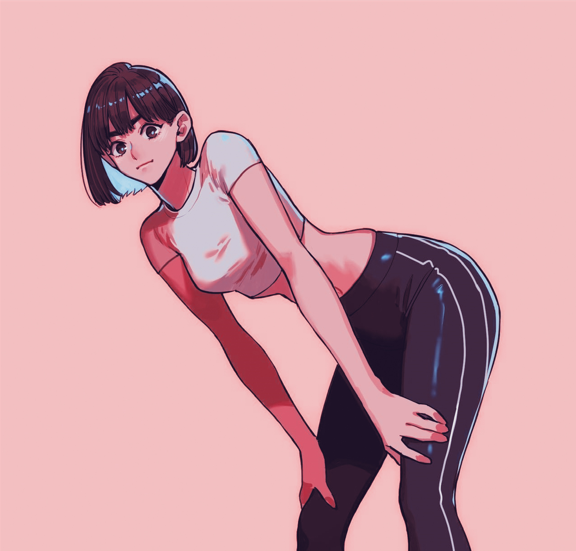
#> input picture Drawing function/pinku.png, 576 x 551 px, found by its file name
$ python 'Drawing some.py'
#> lines starting #> are read from the running program, lines starting #| are printed output that depends on the picture
#Before face detection, it begins with drawing into order to identify parts
#see drawing opencv document: https://docs.opencv.org/4.x/d6/d6e/group__imgproc__draw.html
import cv2

path = "D:\\GIT\\VISION_Turns_Red-1\\Drawing function\\pinku.png"
img = cv2.imread(path,1)
#> img is the input picture: shape (551, 576, 3); mean B, G, R 167.9, 160.8, 210.6
#The most simple is coordinate system in which is needed parameter to draw

#choose only 1 function to be specific (then want all then no need)

#1 Line (img,startpoint,finalpoint,color(BGR),thickness)
#img = cv2.line(img,(0,0),(255,255),(255,0,0),2)

#2 Arrow line (same with line)
#img = cv2.arrowedLine(img,(0,0),(500,500),(255,0,0),10)

#for 2D shapes if thickness = -1 means filled with that certain color

#3 Rectangle (img,upperleft edge,lowerright edge,color,thickness)
#img = cv2.rectangle(img,(80,80),(444,444),(255,0,0),3)

#4 Circle (img,center,radius,color,thickness) กูจัดให้ 2 ที่ลือๆ
img = cv2.circle(img,(415,313),(100),(255,0,0),3)
img = cv2.circle(img,(217,252),(69),(255,0,0),3)

#5 Text (img,'text',bottomleft corner,fontFace,fontScale,color,thickness,lineType)
img = cv2.putText(img,"I like this pic so much bro",(17,528),cv2.FONT_HERSHEY_SIMPLEX,0.5,(0,0,0),2)
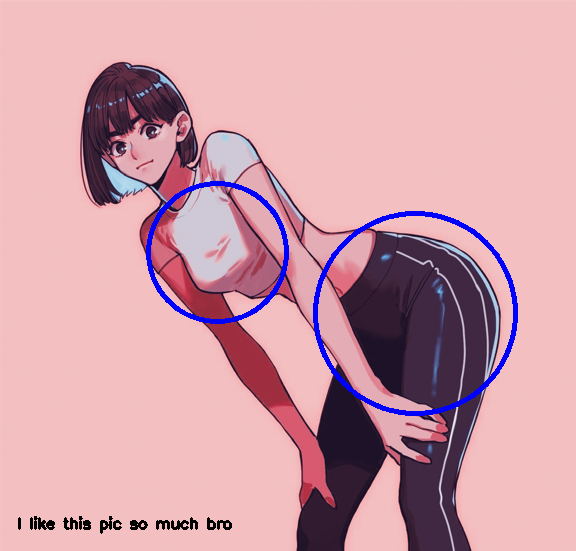
#> img: shape (551, 576, 3); mean B, G, R 168.8, 157.7, 206.2

cv2.imshow('Pink profile',img)

cv2.waitKey(0)
cv2.destroyAllWindows

#create new image (result is written one by one)
outputpath = "D:\\GIT\\VISION_Turns_Red-1\\Drawing function\\texting on fav pic.jpg"
cv2.imwrite(outputpath,img)

#Next is face detection
#Nopparuj J.
